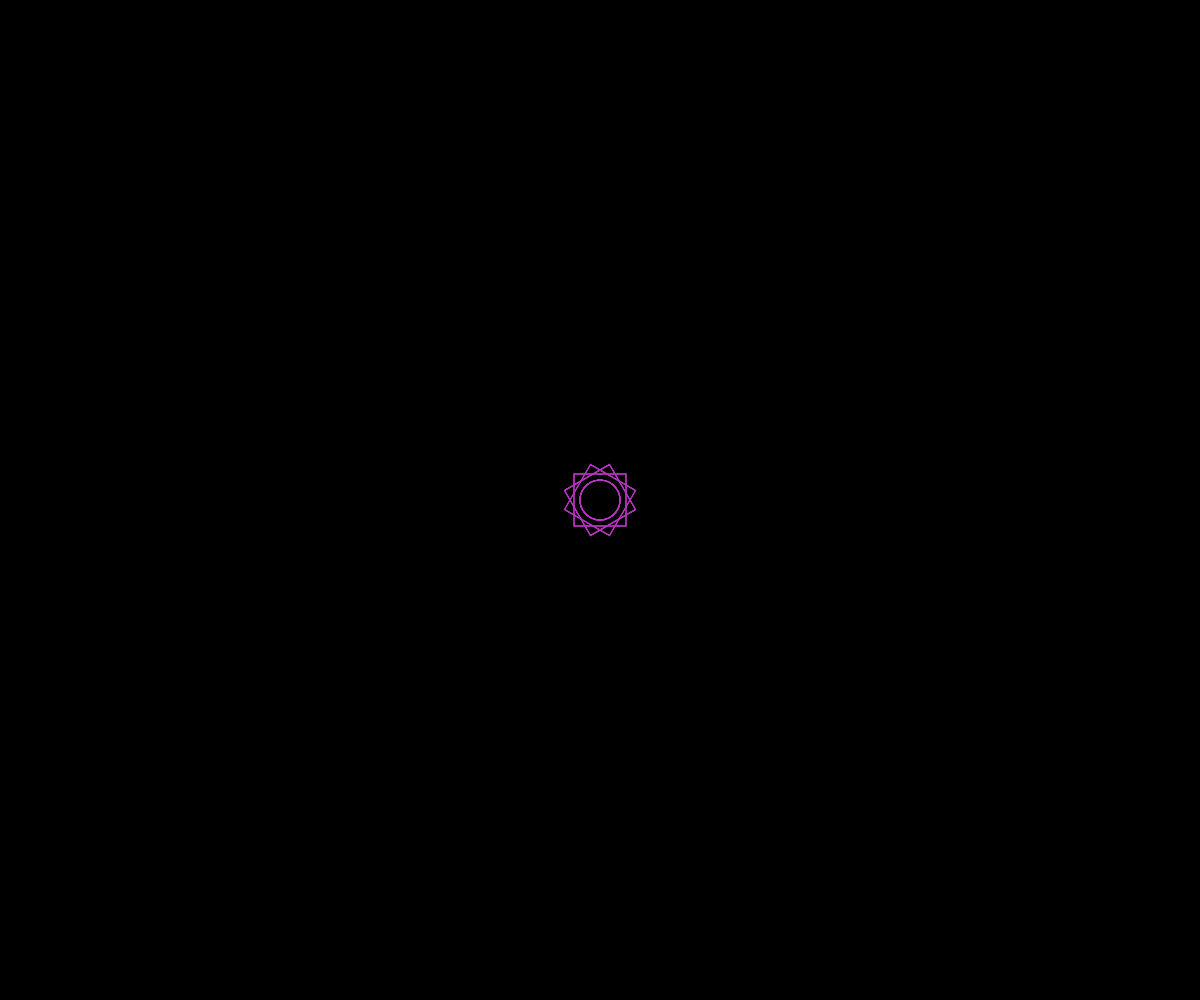
Frame 1 (no input)
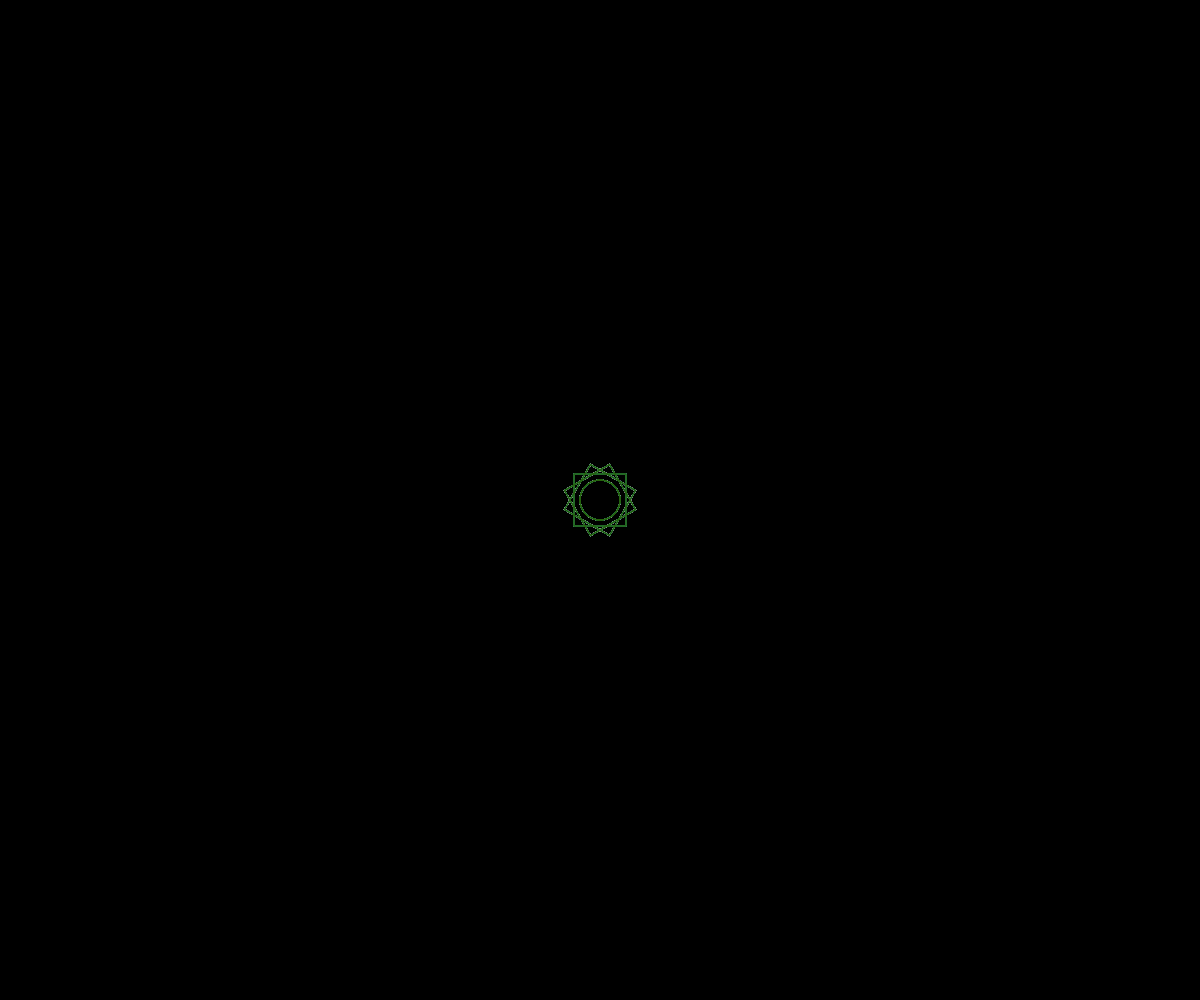
Frame 60 (no input)
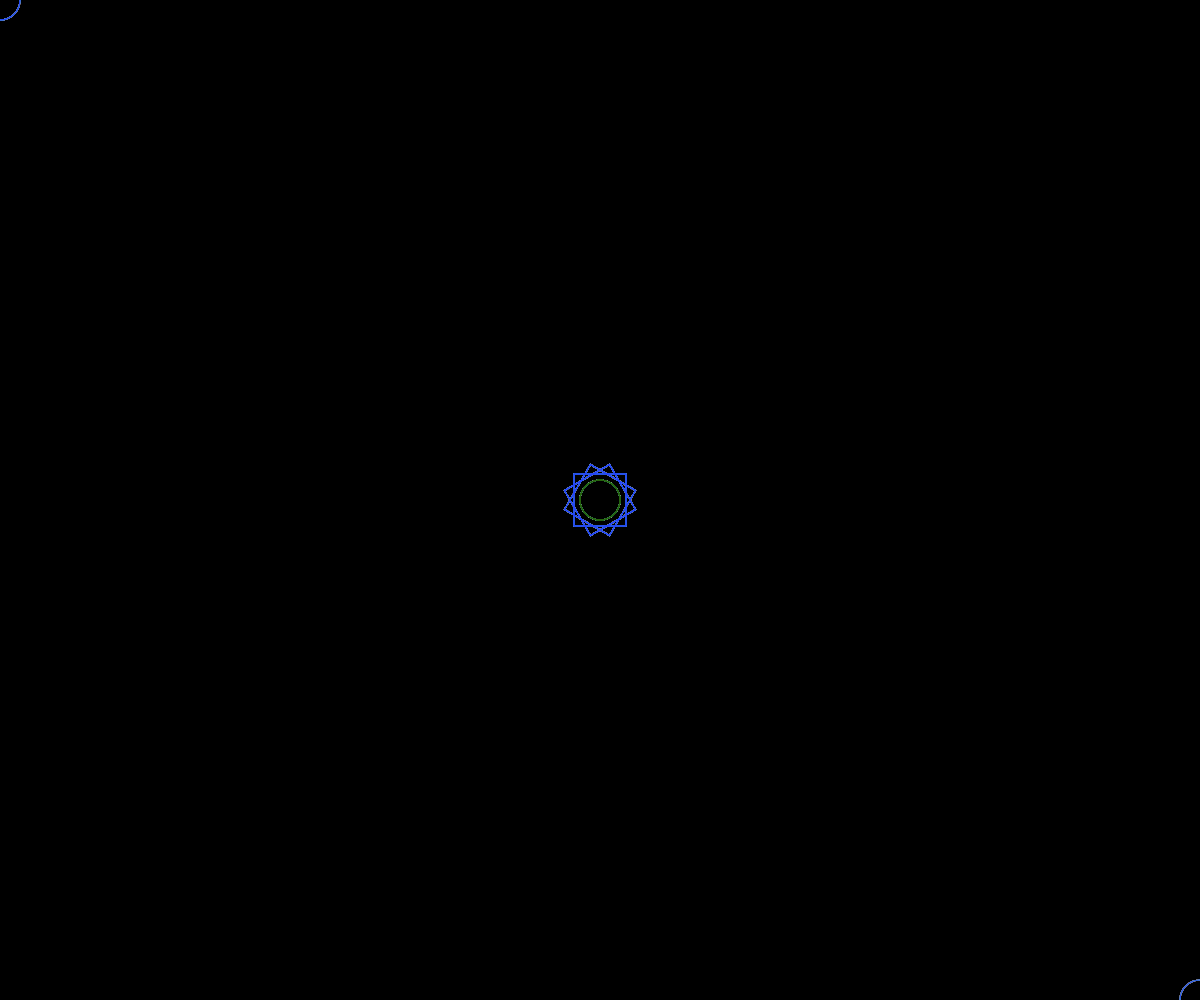
Frame 120 (the mouse pressed at the canvas centre since frame 60)

The p5.js sketch that drew these frames (run headless with seeded random() and noise() and a simulated clock; from frame 60 on, the mouse is pressed at the canvas centre):

// p5.js sketch
// ── sketch.js


function setup () {
  createCanvas (windowWidth, windowHeight);
  background (0);
}


function draw () {
    display();
}

function display() {
  noFill();
  stroke (random (255), random(255), random(255)); 

  translate(width/2, height/2); 
  for (var i = 0; i <10; i ++) {
  rotate(radians(60));
  rect(-26, -26, 52, 52); 

  ellipse (mouseX, mouseY, 40, 40);
 
}
}





  
